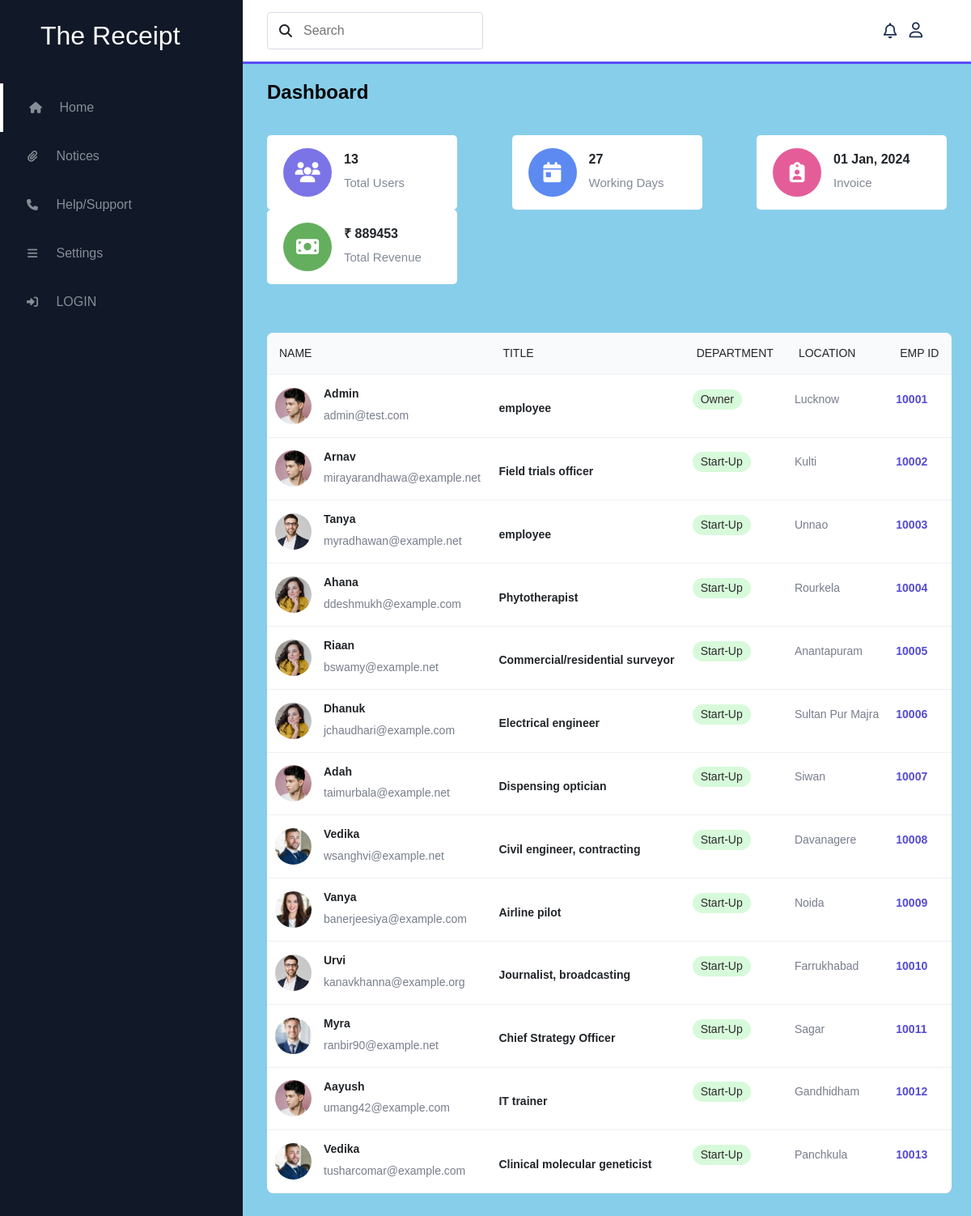
The page / on the database its author committed.
### Invoice_M/models.py (models this page shows, shortened)
class UserRegistration(db.Model, UserMixin):
   Emp_id = db.Column(db.Integer(), primary_key = True )
   First_name = db.Column(db.String(20), unique = False, nullable = False)
   Last_name = db.Column(db.String(20), unique = False, nullable = False)
   Username = db.Column(db.String(20), unique = True, nullable = False)
   Email = db.Column(db.String(120), unique = True, nullable = False)
   Phone_No = db.Column(db.Integer(), unique = True, nullable = False)
   image_file = db.Column(db.String(20), nullable = False, default = 'default.jpg')
   Password = db.Column(db.String(60), nullable = False)
   Department = db.Column(db.String(50), nullable=False)
   Post = db.Column(db.String(120), unique = False, nullable = False)
   Salary = db.Column(db.Integer(), unique=False, nullable=False)
   Location = db.Column(db.String(30), nullable=False)

### Invoice_M/routes.py (the view)
@app.route("/")
def home():
    total_users = UserRegistration.query.count()
    latest_entry = WorkingDays.query.order_by(WorkingDays.id.desc()).first()
    current_working_days = latest_entry.working_days if latest_entry else 0
    today_date = datetime.now().strftime("%d %b, %Y")
    users = UserRegistration.query.all()
    total_salary = sum(
        int(user.Salary.replace('Rs. ', '').replace(',', '')) if isinstance(user.Salary, str) else int(user.Salary)
        for user in users
    )
    return render_template("index.html", total_users = total_users, current_working_days = current_working_days, today_date = today_date, total_salary = total_salary, users=users)

### Invoice_M/templates/index.html
{% extends "layout.html" %}
{% block content %}
    <h3 class="i-name">Dashboard</h3>
    <div class="values">
        <div class="val-box">
            <i class="fas fa-users"></i>
            <div>
                <h3>{{ total_users }}</h3>
                <span>Total Users</span>
            </div>
        </div>
        <div class="val-box">
            <i class="fas fa-calendar-day"></i>
            <div>
                <h3>{{ current_working_days }}</h3>
                <a href="{{ url_for('working_days') }}">
                <span>Working Days</span>
                </a>
            </div>
        </div>
        <div class="val-box">
            <i class="fas fa-clipboard-user"></i>
            <div>
                <h3>{{ today_date }}</h3>
                <a  href="{{ url_for('invoice') }}">
                <span>Invoice</span>
                </a>
            </div>
        </div>
        <div class="val-box">
            <i class="fas fa-money-bill"></i>
            <div>
                <h3>₹ {{ total_salary }}</h3>
                <span>Total Revenue</span>
            </div>
        </div>
    </div>
    <div class="board">
        <table width="100%">
            <thead>
                <tr>
                    <td>Name</td>
                    <td>Title</td>
                    <td>Department</td>
                    <td>Location</td>
                    <td>Emp ID</td>
                </tr>
            </thead>
            <tbody>
                {% for user in users %}
                <tr>
                    <td class="people">
                        <img src="{{ url_for('static', filename='profile_pics/' + user.image_file) }}" alt="">
                        <div class="people-de">
                            <h5>{{ user.First_name }}</h5>
                            <p>{{ user.Email }}</p>
                        </div>
                    </td>
                    <td class="people-des">
                        <h5>{{ user.Post }}</h5>
                    </td>
                    <td class="active"><p>{{ user.Department }}</p></td>
                    <td class="role">
                        <p>{{ user.Location }}</p>
                    </td>
                    <td class="edit"><p><a href="#">{{ user.Emp_id }}</a></p></td>
                </tr>
                {% endfor %}
            </tbody>
        </table>
    </div>
{% endblock content %}

### Invoice_M/templates/layout.html (shortened to what this page needs)
<!DOCTYPE html>
<html lang="en">
<head>
    <link rel="stylesheet" href="https://maxcdn.bootstrapcdn.com/bootstrap/4.0.0/css/bootstrap.min.css">
    <link rel="stylesheet" type="text/css" href="{{ url_for('static', filename='main.css') }}">
    <link rel="stylesheet" href="https://pro.fontawesome.com/releases/v5.10.0/css/all.css" />
</head>
<body>
  <section id="menu">
    <div class="logo">
      <h2>
        <a class="logo_text" href="/">The Receipt</a>
      </h2>
    </div>
          <div class="items">
            <li>
              <i class="fas fa-home"></i><a href="{{ url_for('home') }}"> Home</a>
            </li>
            <li>
              <i class="fas fa-paperclip"></i><a  href="#"> Notices</a>
            </li>
            <li>
              <i class="fas fa-phone"></i>
              <a href="mailto:admin@test.com">Help/Support</a>
            </li>
            <li>
              <i class="fas fa-bars"></i><a  href="#"> Settings</a>
            </li>
            {% if current_user.is_authenticated %}
            <li>
              <i class="fas fa-calendar-days"></i><a  href="{{ url_for('working_days') }}"> Update Working Days</a>
            </li>
            <li>
              <i class="fas fa-clipboard-user"></i><a href="{{ url_for('attendance') }}"> Attendance</a>
            </li>
            <li>
              <i class="fas fa-receipt"></i><a  href="{{ url_for('invoice') }}"> Invoice</a>
            </li>
            <li>
              <i class="fas fa-user"></i><a href="{{ url_for('account') }}"> Account</a>
            </li>
            <li>
              <i class="fas fa-right-from-bracket" style="color: red;"></i><a style="color: red;" href="{{ url_for('logout') }}"> LOGOUT</a>
            </li>
            {% else %}
            <li>
              <i class="fas fa-right-to-bracket"></i><a  href="{{ url_for('login') }}"> LOGIN</a>
            </li>
            {% endif %}
          </div>
        </section>
        <section id="interface">
          <div class="navigation">
            <div class="n1">
              <div class="search">
                <i class="fas fa-search"></i>
                <input type="text" placeholder="Search">
              </div>
            </div>
            <div class="profile">
              <i class="fas fa-bell"></i>
              {% if current_user.is_authenticated %}
              <a href="{{ url_for('account') }}">
              <i class="fas fa-user"></i>
              </a>
              {% else %}
              <a href="{{ url_for('login') }}">
              <i class="fas fa-user"></i>
              </a>
              {% endif %}
            </div>
          </div>
          {% block content %}{% endblock %}
        </section>
</body>
</html>

### Invoice_M/static/main.css (style rules this page uses)
* { margin: 0; padding: 0; box-sizing: border-box; font-family: "Poppins", sans-serif; }
body { background: #e5e7eb; width: 100%; position: relative; display: flex; }
#menu { padding-top: 25px; background: #111827; width: 300px; height: 100%; position: fixed; top: 0; left: 0; }
#menu .logo_text, #menu .logo_text a { color: #ffffff; padding: 50px 0 0 50px; text-decoration: none; cursor: pointer; }
#menu .items { margin-top: 40px; }
#menu .items li { list-style: none; padding: 15px 0; transition: 0.3s ease; }
#menu .items li:nth-child(1) { border-left: 4px solid #ffffff; }
#menu .items li i { color: rgb(134, 141, 151); width: 30px; height: 30px; line-height: 30px; text-align: center; font-size: 14px; margin: 0 10px 0 25px; }
#menu .items li a { text-decoration: none; color: rgb(134, 141, 151); font-weight: 300px; transition: 0.3s ease; }
#interface { width: calc(100% - 300px); background-color: skyblue; margin-left: 300px; position: relative; }
#interface .navigation { display: flex; align-items: center; justify-content: space-between; background: #fff; padding: 15px 30px; border-bottom: 3px solid #594ef7; position: fixed; width: calc(100% - 300px); }
#interface .navigation .search { display: flex; justify-content: flex-start; align-items: center; padding: 10px 14px; border: 1px solid #d7dbe6; border-radius: 4px; }
#interface .navigation .search i { margin-right: 14px; }
#interface .navigation .search input { border: none; outline: none; font: 14px; }
#interface .navigation .profile { display: flex; justify-content: flex-start; align-items: center; }
#interface .navigation .profile i, #interface .navigation .profile a { margin-right: 15px; font-size: 19px; font-weight: 500; color: rgb(30, 48, 80); }
.i-name { color: #000; padding: 30px 30px 0 30px; font-size: 24px; font-weight: 700; margin-top: 70px; }
.values { padding: 30px 30px 30px 30px; display: flex; justify-content: space-between; align-items: center; flex-wrap: wrap; }
.values .val-box { background: #fff; width: 235px; padding: 16px 20px; border-radius: 5px; display: flex; justify-content: flex-start; align-items: center; text-decoration: none; }
.values .val-box i { font-size: 25px; width: 60px; height: 60px; line-height: 60px; border-radius: 50%; text-align: center; color: #fff; margin-right: 15px; }
.values .val-box:nth-child(1) i { background: #7b74e7; }
.values .val-box:nth-child(2) i { background: #5c8af0; }
.values .val-box:nth-child(3) i { background: #e45d99; }
.values .val-box:nth-child(4) i { background: #64af5d; }
.values .val-box h3 { font-size: 16px; font-weight: 600; }
.values .val-box span { color: #828997; font-size: 15px; }
.board { width: 94%; margin: 30px 0 30px 30px; overflow: auto; background: #fff; border-radius: 8px; }
.board img { width: 45px; height: 45px; object-fit: cover; border-radius: 50%; margin-right: 15px; margin-top: 0px; }
.board h5 { font-weight: 600; font-size: 14px; margin-top: 15px; }
.board p { font-weight: 400; font-size: 14px; color: #787d8d; }
.board .people { display: flex; justify-content: flex-start; align-items: center; text-align: start; }
table { border-collapse: collapse; }
tr { border-bottom: 1px solid #eef0f3; }
thead td { font-size: 14px; text-transform: uppercase; font-weight: 400; background: #f9fafb; text-align: start; padding: 15px; }
tbody tr td { padding-left: 10px; padding-right: 10px; }
.active p { background: #d7fada; padding: 2px 10px; display: inline-block; border-radius: 40px; color: #2b2b2b; }
.edit a { text-decoration: none; font-size: 14px; color: #554cd1; font-weight: 600; }

### rows shown on the page
UserRegistration: image_file (picture), First_name "Admin", Email "admin@test.com", Post "employee", Department "Owner", Location "Lucknow", Emp_id "10001"
UserRegistration: image_file (picture), First_name "Arnav", Email "mirayarandhawa@example.net", Post "Field trials officer", Department "Start-Up", Location "Kulti", Emp_id "10002"
UserRegistration: image_file (picture), First_name "Tanya", Email "myradhawan@example.net", Post "employee", Department "Start-Up", Location "Unnao", Emp_id "10003"
UserRegistration: image_file (picture), First_name "Ahana", Email "ddeshmukh@example.com", Post "Phytotherapist", Department "Start-Up", Location "Rourkela", Emp_id "10004"
UserRegistration: image_file (picture), First_name "Riaan", Email "bswamy@example.net", Post "Commercial/residential surveyor", Department "Start-Up", Location "Anantapuram", Emp_id "10005"
UserRegistration: image_file (picture), First_name "Dhanuk", Email "jchaudhari@example.com", Post "Electrical engineer", Department "Start-Up", Location "Sultan Pur Majra", Emp_id "10006"
UserRegistration: image_file (picture), First_name "Adah", Email "taimurbala@example.net", Post "Dispensing optician", Department "Start-Up", Location "Siwan", Emp_id "10007"
UserRegistration: image_file (picture), First_name "Vedika", Email "wsanghvi@example.net", Post "Civil engineer, contracting", Department "Start-Up", Location "Davanagere", Emp_id "10008"
UserRegistration: image_file (picture), First_name "Vanya", Email "banerjeesiya@example.com", Post "Airline pilot", Department "Start-Up", Location "Noida", Emp_id "10009"
UserRegistration: image_file (picture), First_name "Urvi", Email "kanavkhanna@example.org", Post "Journalist, broadcasting", Department "Start-Up", Location "Farrukhabad", Emp_id "10010"
UserRegistration: image_file (picture), First_name "Myra", Email "ranbir90@example.net", Post "Chief Strategy Officer", Department "Start-Up", Location "Sagar", Emp_id "10011"
UserRegistration: image_file (picture), First_name "Aayush", Email "umang42@example.com", Post "IT trainer", Department "Start-Up", Location "Gandhidham", Emp_id "10012"
UserRegistration: image_file (picture), First_name "Vedika", Email "tusharcomar@example.com", Post "Clinical molecular geneticist", Department "Start-Up", Location "Panchkula", Emp_id "10013"

### other values the page prints
{{ total_users }} "13"
{{ current_working_days }} "27"
{{ total_salary }} "889453"
